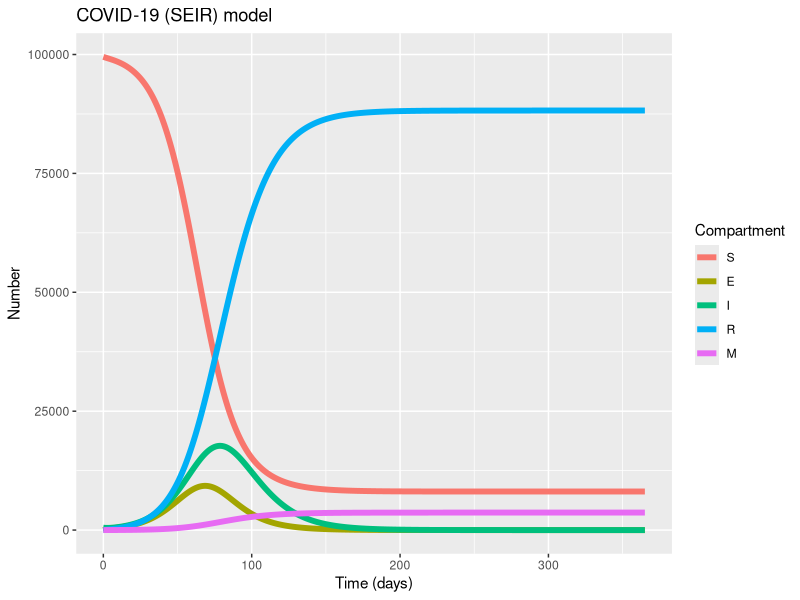
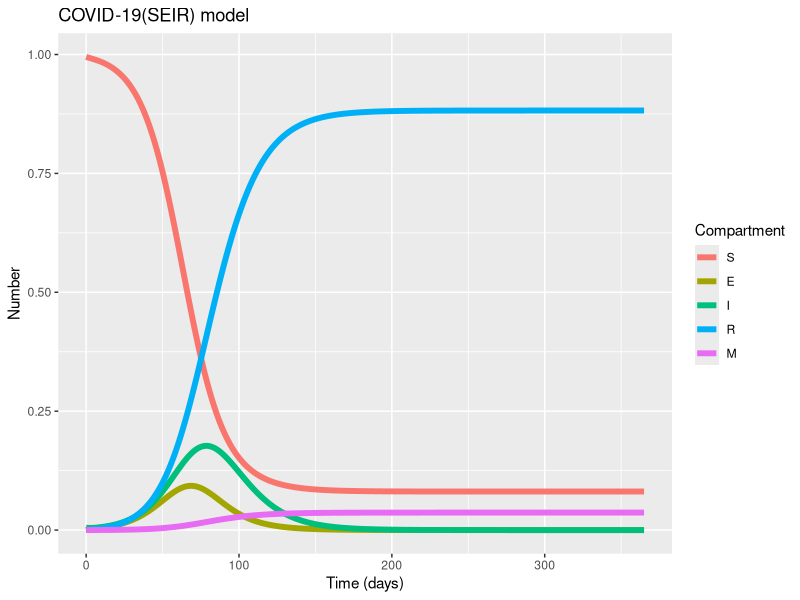
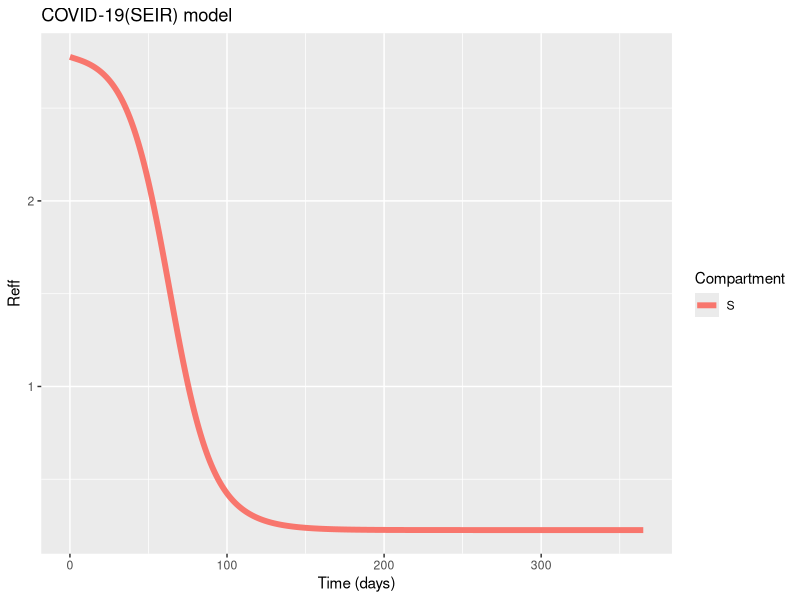

Reproduce these figures in R, in order.
## ---- chunk 1
knitr::opts_chunk$set(echo = TRUE)
## ---- chunk 2
# LOAD THE PACKAGES:
library(deSolve)
library(reshape2)
library(ggplot2)
library(here)

setwd(here())
# Population size:
N <- 100000

# MODEL INPUTS:

# Initial conditions
initial_state_values <- c(
  S = N-500,    # <------------Write initial conditions for S
  E = 0,
  I = 500,    # <----------- Write initial conditions for I
  R = 0,
  M = 0)           

# Parameter values per day  <--------------Complete the following model parameters

epsilon <- 1/5.8    # onset of symptoms rate  
gamma   <- 1/13     # Recovery rate 
R0      <- 2.79      # R0
beta    <- R0/13       # infection rate
CFR     <- 0.04       # Case fatality rate
mu      <- gamma*CFR/(1-CFR)       # Mortality rate [remember competing hazards! gamma*CFR/(1-CFR) ]


parameters <- c(beta,epsilon, gamma, mu)


# MODEL FUNCTION: 
times <- seq(from = 0, to = 365, by = 1)   # from 0 to 365 days in daily intervals

seir_model <- function(time, state, parameters) {  
  
  with(as.list(c(state, parameters)), {     
    
    # Calculating the total population size N (the sum of the number of people in each compartment)
    
    N <- S+E+I+R  # <----------------- define the total population
    
    # Calculating the FOI
    
    lambda <- beta*I/N  #  How can we define the force of infection? 
    
    # The differential equations
    dS <-  -lambda*S 
    dE <-   lambda*S - E*epsilon      # Can you write the differential equation for E? 
    dI <-   E*epsilon - I*(gamma+mu)     
    dR <-   gamma * I 
    dM <-   I*mu
    
    return(list(c(dS, dE, dI, dR, dM))) 
  })
  
}


# MODEL OUTPUT (solving the differential equations):

# Solving the differential equations using the ode integration algorithm
output <- as.data.frame(ode(y = initial_state_values, 
                            times = times, 
                            func = seir_model,
                            parms = parameters))



# turn output data set into long format
output_long <- melt(as.data.frame(output), id = "time")                 


# Plot the number of people in the S, I and R compartments over time
ggplot(data = output_long,                                               # specify object containing data to plot
       aes(x = time, y = value, colour = variable, group = variable)) +  # assign columns to axes and groups
  geom_line(size=2) +                                                          # represent data as lines
  xlab("Time (days)")+                                                   # add label for x axis
  ylab("Number") +                                                       # add label for y axis
  labs(colour = "Compartment",                                           # add legend title  
       title = "COVID-19 (SEIR) model")    
   

## ---- chunk 3
# Plot the proportion of individuals 

output2_long<- output_long
output2_long$value<-output_long$value/N

# Plot the proportion of people in the S, I and R compartments over time
ggplot(data = output2_long,                                               # specify object containing data to plot
       aes(x = time, y = value, colour = variable, group = variable)) +  # assign columns to axes and groups
  geom_line(size=2) +                                                    # represent data as lines
  xlab("Time (days)")+                                                   # add label for x axis
  ylab("Number") +                                                       # add label for y axis
  labs(colour = "Compartment",                                           # add legend title  
       title = "COVID-19(SEIR) model")



## Calculate Reff

Reff<-output2_long[output2_long$variable=="S",] # this is the proportion susceptible over time

Reff$value<- Reff$value * R0 #<------------- Complete the calculation for Reff
  
  # Plot the proportion of people in the S, I and R compartments over time
  ggplot(data = Reff,                                               # specify object containing data to plot
         aes(x = time, y = value, colour = variable, group = variable)) +  # assign columns to axes and groups
  geom_line(size=2) +                                                          # represent data as lines
  xlab("Time (days)")+                                                   # add label for x axis
  ylab("Reff") +                                                       # add label for y axis
  labs(colour = "Compartment",                                           # add legend title  
       title = "COVID-19(SEIR) model")
